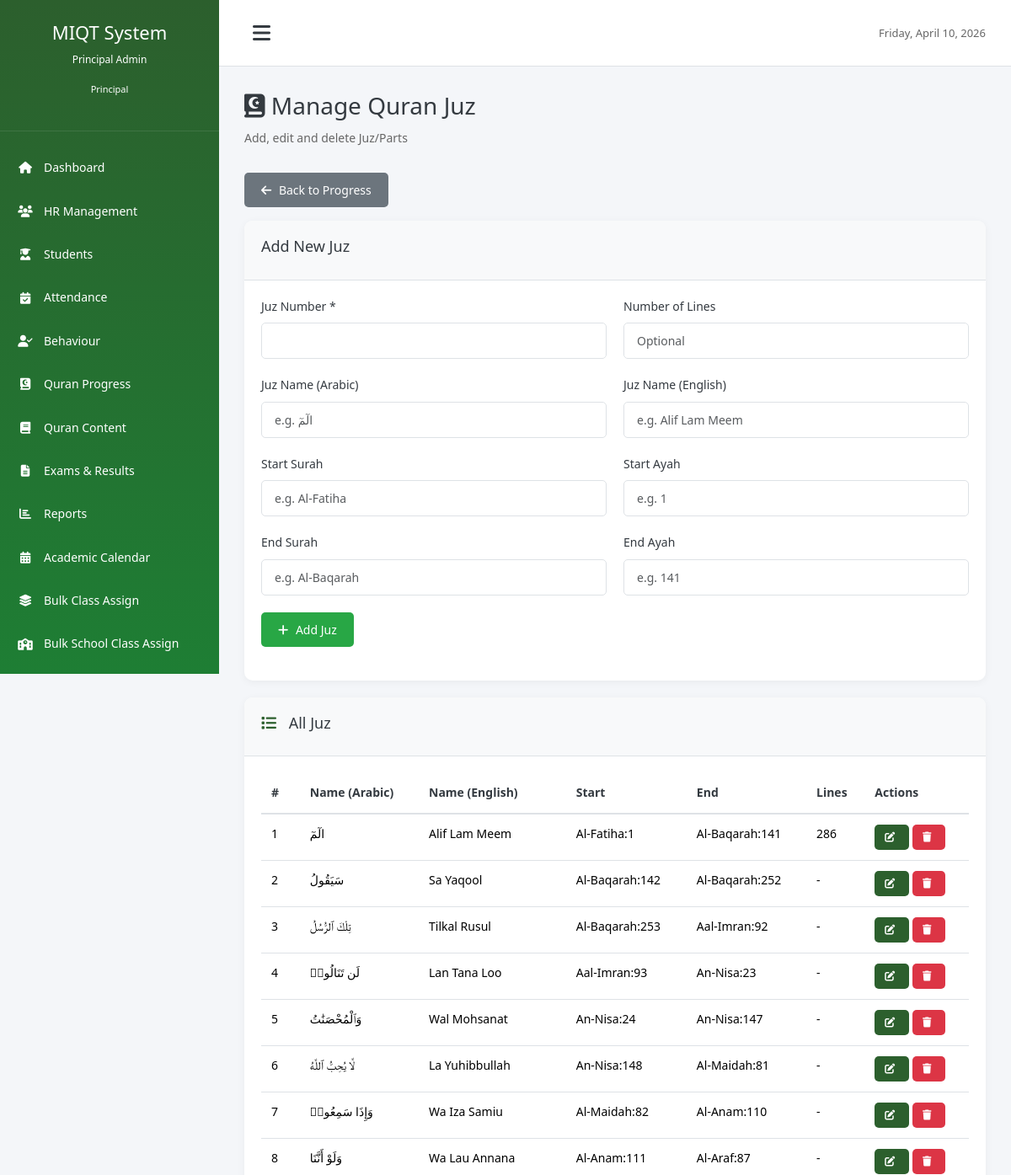
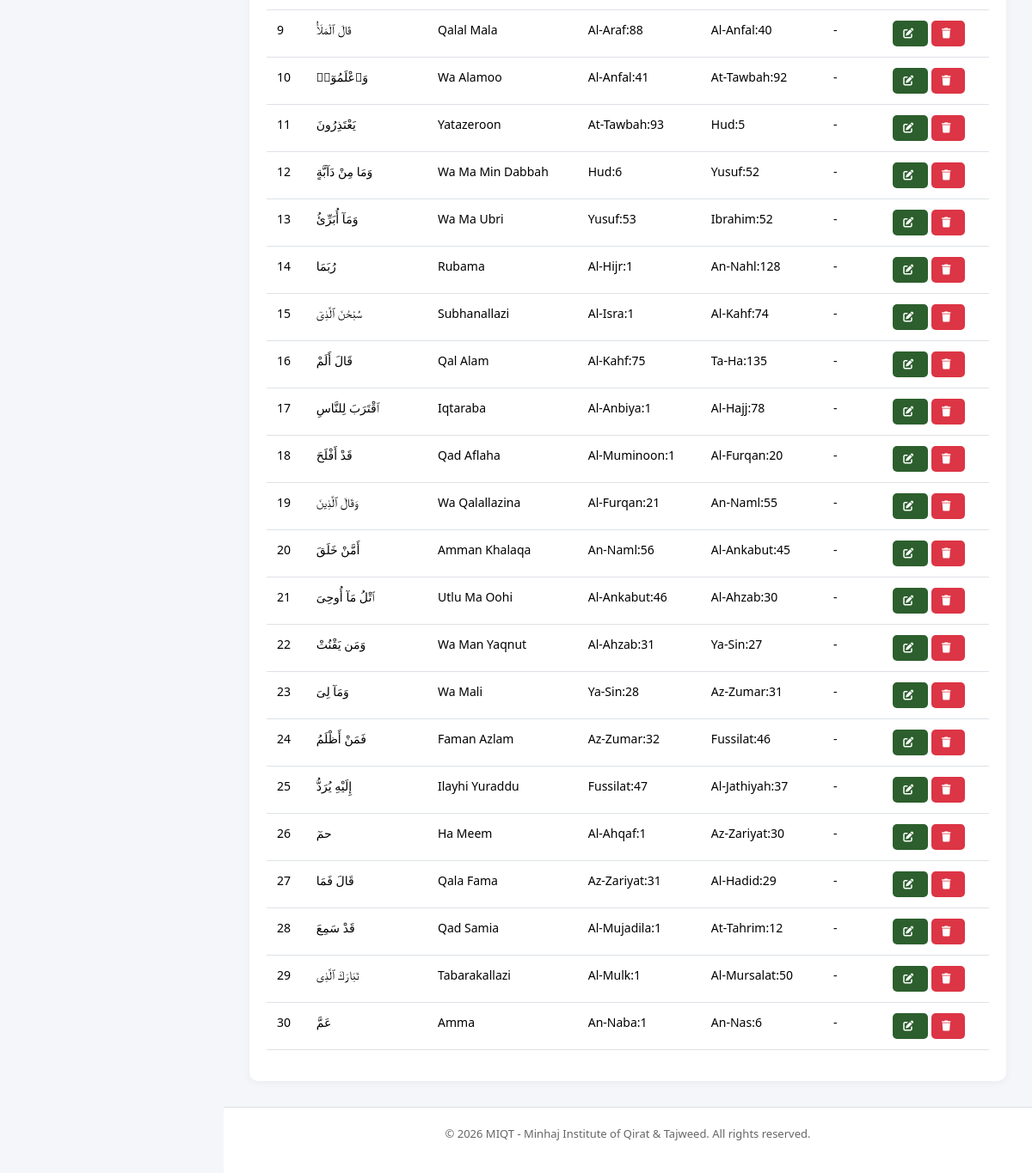
The app's page /modules/quran/manage_juz.php (signed in) with its own data (2 pictures, top to bottom).
### tables this page shows
CREATE TABLE `juz_reference` (
  `id` int(11) NOT NULL,
  `juz_number` int(11) NOT NULL,
  `juz_name_arabic` varchar(100) DEFAULT NULL,
  `juz_name_english` varchar(100) DEFAULT NULL,
  `start_surah` varchar(100) DEFAULT NULL,
  `start_ayah` int(11) DEFAULT NULL,
  `end_surah` varchar(100) DEFAULT NULL,
  `end_ayah` int(11) DEFAULT NULL,
  `number_of_lines` int(11) DEFAULT NULL COMMENT 'Total number of lines in this Juz'
);

### modules/quran/manage_juz.php (the view, shortened to what this page needs)
<?php
require_once '../../config/database.php';
$editJuz = null;
$stmt = $db->query("SELECT * FROM juz_reference ORDER BY juz_number");
$juzList = $stmt->fetchAll();
require_once '../../includes/header.php';
?>
<div class="page-header">
    <h1 class="page-title"><i class="fas fa-book-quran"></i> Manage Quran Juz</h1>
    <p class="subtitle">Add, edit and delete Juz/Parts</p>
    <p><a class="btn btn-secondary" href="<?php echo SITE_URL; ?>/modules/progress/daily_progress.php"><i class="fas fa-arrow-left"></i> Back to Progress</a></p>
</div>
<div class="dashboard-card mb-20">
    <div class="card-header">
        <h3><?php echo $editJuz ? 'Edit Juz' : 'Add New Juz'; ?></h3>
    </div>
    <div class="card-body">
        <form method="POST">
            <div class="form-row">
                <div class="form-group">
                    <label for="juz_number">Juz Number *</label>
                    <input type="number" min="1" max="30" name="juz_number" id="juz_number" class="form-control" value="<?php echo ($editJuz['juz_number'] ?? ''); ?>" required>
                </div>
                <div class="form-group">
                    <label for="number_of_lines">Number of Lines</label>
                    <input type="number" min="0" name="number_of_lines" id="number_of_lines" class="form-control" value="<?php echo ($editJuz['number_of_lines'] ?? ''); ?>" placeholder="Optional">
                </div>
            </div>
            <div class="form-row">
                <div class="form-group">
                    <label for="juz_name_arabic">Juz Name (Arabic)</label>
                    <input type="text" name="juz_name_arabic" id="juz_name_arabic" class="form-control" value="<?php echo ($editJuz['juz_name_arabic'] ?? ''); ?>" placeholder="e.g. الٓمٓ">
                </div>
                <div class="form-group">
                    <label for="juz_name_english">Juz Name (English)</label>
                    <input type="text" name="juz_name_english" id="juz_name_english" class="form-control" value="<?php echo ($editJuz['juz_name_english'] ?? ''); ?>" placeholder="e.g. Alif Lam Meem">
                </div>
            </div>
            <div class="form-row">
                <div class="form-group">
                    <label for="start_surah">Start Surah</label>
                    <input type="text" name="start_surah" id="start_surah" class="form-control" value="<?php echo ($editJuz['start_surah'] ?? ''); ?>" placeholder="e.g. Al-Fatiha">
                </div>
                <div class="form-group">
                    <label for="start_ayah">Start Ayah</label>
                    <input type="number" min="1" name="start_ayah" id="start_ayah" class="form-control" value="<?php echo ($editJuz['start_ayah'] ?? ''); ?>" placeholder="e.g. 1">
                </div>
            </div>
            <div class="form-row">
                <div class="form-group">
                    <label for="end_surah">End Surah</label>
                    <input type="text" name="end_surah" id="end_surah" class="form-control" value="<?php echo ($editJuz['end_surah'] ?? ''); ?>" placeholder="e.g. Al-Baqarah">
                </div>
                <div class="form-group">
                    <label for="end_ayah">End Ayah</label>
                    <input type="number" min="1" name="end_ayah" id="end_ayah" class="form-control" value="<?php echo ($editJuz['end_ayah'] ?? ''); ?>" placeholder="e.g. 141">
                </div>
            </div>
            <div class="form-group">
                <?php if ($editJuz): ?>
                <button type="submit" name="update" class="btn btn-primary"><i class="fas fa-save"></i> Update</button>
                <a href="manage_juz.php" class="btn btn-secondary"><i class="fas fa-times"></i> Cancel</a>
                <?php else: ?>
                <button type="submit" name="add" class="btn btn-success"><i class="fas fa-plus"></i> Add Juz</button>
                <?php endif; ?>
            </div>
        </form>
    </div>
</div>
<div class="dashboard-card">
    <div class="card-header"><h3><i class="fas fa-list"></i> All Juz</h3></div>
    <div class="card-body">
        <table class="table">
            <thead>
                <tr>
                    <th>#</th>
                    <th>Name (Arabic)</th>
                    <th>Name (English)</th>
                    <th>Start</th>
                    <th>End</th>
                    <th>Lines</th>
                    <th>Actions</th>
                </tr>
            </thead>
            <tbody>
                <?php foreach ($juzList as $j): ?>
                <tr>
                    <td><?php echo (int)$j['juz_number']; ?></td>
                    <td><?php echo ($j['juz_name_arabic']); ?></td>
                    <td><?php echo ($j['juz_name_english']); ?></td>
                    <td><?php echo ($j['start_surah']) . ':' . (int)$j['start_ayah']; ?></td>
                    <td><?php echo ($j['end_surah']) . ':' . (int)$j['end_ayah']; ?></td>
                    <td><?php echo $j['number_of_lines'] ? (int)$j['number_of_lines'] : '-'; ?></td>
                    <td>
                        <a class="btn btn-sm btn-primary" href="manage_juz.php?edit=<?php echo (int)$j['id']; ?>" title="Edit"><i class="fas fa-edit"></i></a>
                        <form method="POST" action="" style="display:inline-block;" onsubmit="return confirm('Delete this Juz?');">
                            <button type="submit" name="delete" class="btn btn-sm btn-danger" title="Delete"><i class="fas fa-trash"></i></button>
                        </form>
                    </td>
                </tr>
                <?php endforeach; ?>
            </tbody>
        </table>
    </div>
</div>
<?php require_once '../../includes/footer.php'; ?>

### assets/css/style.css (style rules this page uses)
* { margin: 0; padding: 0; box-sizing: border-box; }
:root { --primary-color: #2c5f2d; --secondary-color: #1e7e34; --success-color: #28a745; --danger-color: #dc3545; --warning-color: #ffc107; --info-color: #17a2b8; --light-color: #f8f9fa; --dark-color: #343a40; --border-color: #dee2e6; --sidebar-width: 260px; --sidebar-collapsed-width: 72px; }
body { font-family: 'Jameel Noori Nastaleeq', 'Segoe UI', Tahoma, Geneva, Verdana, sans-serif; font-size: 14px; line-height: 1.6; color: #333; background-color: #f4f6f9; }
[dir="rtl"], .urdu-text, .arabic-text, th, td, .progress-table th, .progress-table td, table th, table td { font-family: 'Jameel Noori Nastaleeq', 'Segoe UI', Tahoma, Geneva, Verdana, sans-serif; }
* { font-variant-ligatures: normal; text-rendering: optimizeLegibility; }
.page-title { font-size: 28px; margin-bottom: 10px; color: var(--dark-color); }
.subtitle { font-size: 14px; color: #666; margin-bottom: 30px; }
.dashboard-card { background: white; border-radius: 10px; box-shadow: 0 2px 10px rgba(0,0,0,0.05); overflow: hidden; }
.card-header { background: #f8f9fa; padding: 20px; border-bottom: 1px solid var(--border-color); display: flex; justify-content: space-between; align-items: center; }
.card-header h3 { font-size: 18px; color: var(--dark-color); }
.card-header h3 i { margin-right: 10px; color: var(--primary-color); }
.card-body { padding: 20px; }
.form-group { margin-bottom: 20px; }
.form-group label { display: block; margin-bottom: 8px; font-weight: 500; color: var(--dark-color); }
.form-control { width: 100%; padding: 10px 15px; border: 1px solid var(--border-color); border-radius: 5px; font-size: 14px; transition: border-color 0.3s; }
.form-row { display: grid; grid-template-columns: repeat(auto-fit, minmax(250px, 1fr)); gap: 20px; }
.btn { display: inline-block; padding: 10px 20px; border: none; border-radius: 5px; font-size: 14px; cursor: pointer; text-decoration: none; transition: all 0.3s; text-align: center; }
.btn-primary { background: var(--primary-color); color: white; }
.btn-success { background: var(--success-color); color: white; }
.btn-danger { background: var(--danger-color); color: white; }
.btn-secondary { background: #6c757d; color: white; }
.btn-sm { padding: 6px 12px; font-size: 12px; }
.btn i { margin-right: 5px; }
.table { width: 100%; border-collapse: collapse; }
.table thead { background: #f8f9fa; }
.table th { padding: 12px; text-align: left; font-weight: 600; color: var(--dark-color); border-bottom: 2px solid var(--border-color); }
.table td { padding: 12px; border-bottom: 1px solid var(--border-color); }
.mb-20 { margin-bottom: 20px; }

### records on screen
juz_reference: juz_number "1", juz_name_arabic "الٓمٓ", juz_name_english "Alif Lam Meem", start_surah "Al-Fatiha", start_ayah "1", end_surah "Al-Baqarah", end_ayah "141", number_of_lines "286"
juz_reference: juz_number "2", juz_name_arabic "سَيَقُولُ", juz_name_english "Sa Yaqool", start_surah "Al-Baqarah", start_ayah "142", end_surah "Al-Baqarah", end_ayah "252"
juz_reference: juz_number "3", juz_name_arabic "تِلْكَ ٱلرُّسُلُ", juz_name_english "Tilkal Rusul", start_surah "Al-Baqarah", start_ayah "253", end_surah "Aal-Imran", end_ayah "92"
juz_reference: juz_number "4", juz_name_arabic "لَن تَنَالُوا۟", juz_name_english "Lan Tana Loo", start_surah "Aal-Imran", start_ayah "93", end_surah "An-Nisa", end_ayah "23"
juz_reference: juz_number "5", juz_name_arabic "وَٱلْمُحْصَنَٰتُ", juz_name_english "Wal Mohsanat", start_surah "An-Nisa", start_ayah "24", end_surah "An-Nisa", end_ayah "147"
juz_reference: juz_number "6", juz_name_arabic "لَّا يُحِبُّ ٱللَّهُ", juz_name_english "La Yuhibbullah", start_surah "An-Nisa", start_ayah "148", end_surah "Al-Maidah", end_ayah "81"
juz_reference: juz_number "7", juz_name_arabic "وَإِذَا سَمِعُوا۟", juz_name_english "Wa Iza Samiu", start_surah "Al-Maidah", start_ayah "82", end_surah "Al-Anam", end_ayah "110"
juz_reference: juz_number "8", juz_name_arabic "وَلَوْ أَنَّنَا", juz_name_english "Wa Lau Annana", start_surah "Al-Anam", start_ayah "111", end_surah "Al-Araf", end_ayah "87"
juz_reference: juz_number "9", juz_name_arabic "قَالَ ٱلْمَلَأُ", juz_name_english "Qalal Mala", start_surah "Al-Araf", start_ayah "88", end_surah "Al-Anfal", end_ayah "40"
juz_reference: juz_number "10", juz_name_arabic "وَٱعْلَمُوٓا۟", juz_name_english "Wa Alamoo", start_surah "Al-Anfal", start_ayah "41", end_surah "At-Tawbah", end_ayah "92"
juz_reference: juz_number "11", juz_name_arabic "يَعْتَذِرُونَ", juz_name_english "Yatazeroon", start_surah "At-Tawbah", start_ayah "93", end_surah "Hud", end_ayah "5"
juz_reference: juz_number "12", juz_name_arabic "وَمَا مِنْ دَآبَّةٍ", juz_name_english "Wa Ma Min Dabbah", start_surah "Hud", start_ayah "6", end_surah "Yusuf", end_ayah "52"
juz_reference: juz_number "13", juz_name_arabic "وَمَآ أُبَرِّئُ", juz_name_english "Wa Ma Ubri", start_surah "Yusuf", start_ayah "53", end_surah "Ibrahim", end_ayah "52"
juz_reference: juz_number "14", juz_name_arabic "رُبَمَا", juz_name_english "Rubama", start_surah "Al-Hijr", start_ayah "1", end_surah "An-Nahl", end_ayah "128"
juz_reference: juz_number "15", juz_name_arabic "سُبْحَٰنَ ٱلَّذِىٓ", juz_name_english "Subhanallazi", start_surah "Al-Isra", start_ayah "1", end_surah "Al-Kahf", end_ayah "74"
juz_reference: juz_number "16", juz_name_arabic "قَالَ أَلَمْ", juz_name_english "Qal Alam", start_surah "Al-Kahf", start_ayah "75", end_surah "Ta-Ha", end_ayah "135"
juz_reference: juz_number "17", juz_name_arabic "ٱقْتَرَبَ لِلنَّاسِ", juz_name_english "Iqtaraba", start_surah "Al-Anbiya", start_ayah "1", end_surah "Al-Hajj", end_ayah "78"
juz_reference: juz_number "18", juz_name_arabic "قَدْ أَفْلَحَ", juz_name_english "Qad Aflaha", start_surah "Al-Muminoon", start_ayah "1", end_surah "Al-Furqan", end_ayah "20"
juz_reference: juz_number "19", juz_name_arabic "وَقَالَ ٱلَّذِينَ", juz_name_english "Wa Qalallazina", start_surah "Al-Furqan", start_ayah "21", end_surah "An-Naml", end_ayah "55"
juz_reference: juz_number "20", juz_name_arabic "أَمَّنْ خَلَقَ", juz_name_english "Amman Khalaqa", start_surah "An-Naml", start_ayah "56", end_surah "Al-Ankabut", end_ayah "45"
juz_reference: juz_number "21", juz_name_arabic "ٱتْلُ مَآ أُوحِىَ", juz_name_english "Utlu Ma Oohi", start_surah "Al-Ankabut", start_ayah "46", end_surah "Al-Ahzab", end_ayah "30"
juz_reference: juz_number "22", juz_name_arabic "وَمَن يَقْنُتْ", juz_name_english "Wa Man Yaqnut", start_surah "Al-Ahzab", start_ayah "31", end_surah "Ya-Sin", end_ayah "27"
juz_reference: juz_number "23", juz_name_arabic "وَمَآ لِىَ", juz_name_english "Wa Mali", start_surah "Ya-Sin", start_ayah "28", end_surah "Az-Zumar", end_ayah "31"
juz_reference: juz_number "24", juz_name_arabic "فَمَنْ أَظْلَمُ", juz_name_english "Faman Azlam", start_surah "Az-Zumar", start_ayah "32", end_surah "Fussilat", end_ayah "46"
juz_reference: juz_number "25", juz_name_arabic "إِلَيْهِ يُرَدُّ", juz_name_english "Ilayhi Yuraddu", start_surah "Fussilat", start_ayah "47", end_surah "Al-Jathiyah", end_ayah "37"
juz_reference: juz_number "26", juz_name_arabic "حمٓ", juz_name_english "Ha Meem", start_surah "Al-Ahqaf", start_ayah "1", end_surah "Az-Zariyat", end_ayah "30"
juz_reference: juz_number "27", juz_name_arabic "قَالَ فَمَا", juz_name_english "Qala Fama", start_surah "Az-Zariyat", start_ayah "31", end_surah "Al-Hadid", end_ayah "29"
juz_reference: juz_number "28", juz_name_arabic "قَدْ سَمِعَ", juz_name_english "Qad Samia", start_surah "Al-Mujadila", start_ayah "1", end_surah "At-Tahrim", end_ayah "12"
juz_reference: juz_number "29", juz_name_arabic "تَبَارَكَ ٱلَّذِى", juz_name_english "Tabarakallazi", start_surah "Al-Mulk", start_ayah "1", end_surah "Al-Mursalat", end_ayah "50"
juz_reference: juz_number "30", juz_name_arabic "عَمَّ", juz_name_english "Amma", start_surah "An-Naba", start_ayah "1", end_surah "An-Nas", end_ayah "6"

### other values on screen
getUserName() "Principal Admin"
str_replace('_', ' ', getUserRole()) "Principal"
